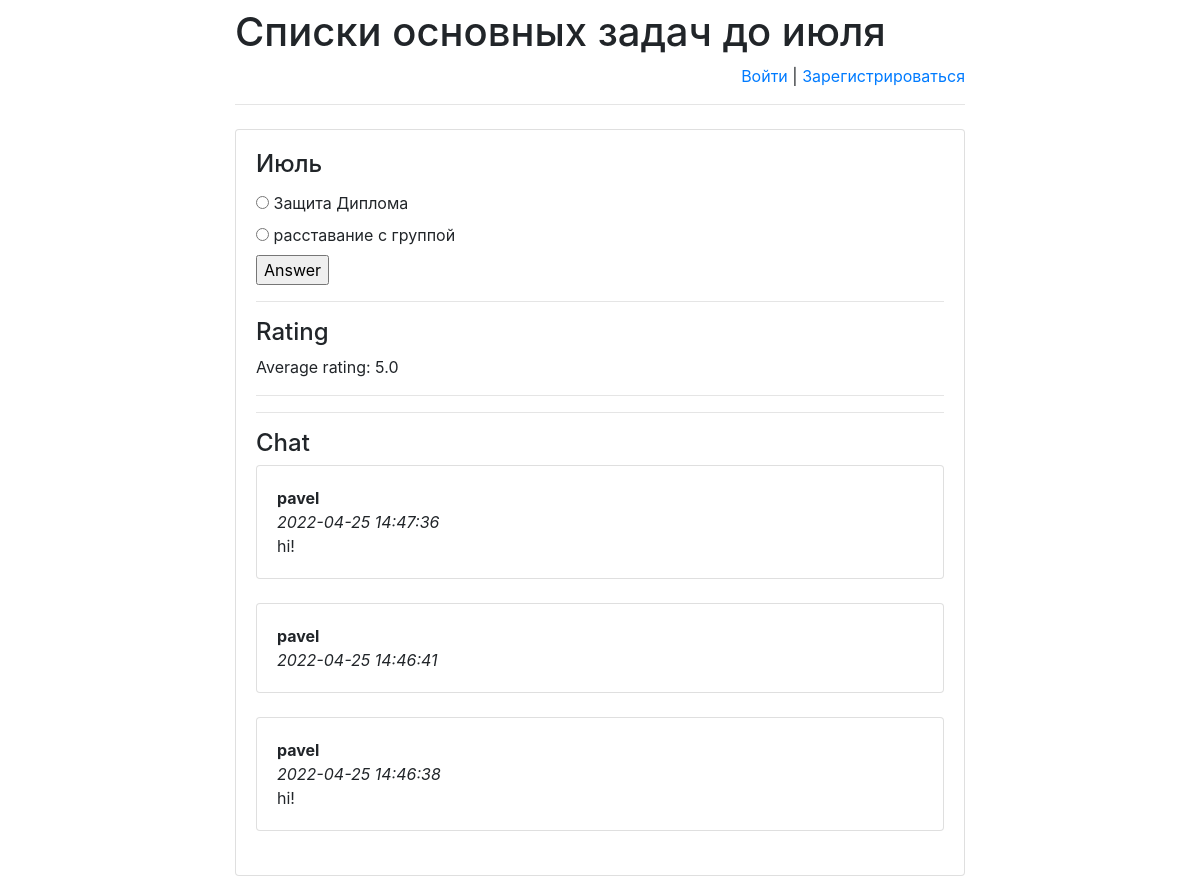
/schedule/6/, run on the app's committed database.
### schedule/models.py (models this page shows)
class Schedule(models.Model):
    schedule_text = models.CharField(max_length=255)
    pub_date = models.DateTimeField('date published')

class Option(models.Model):
    schedule = models.ForeignKey(Schedule, on_delete=models.CASCADE)
    text = models.CharField(max_length=255)
    correct = models.BooleanField(default=False)

class Message(models.Model):
    chat = models.ForeignKey(
        Schedule,
        verbose_name='Чат под загадкой',
        on_delete=models.CASCADE)
    author = models.ForeignKey(
        User,
        verbose_name='Пользователь', on_delete=models.CASCADE)
    message = models.TextField('Сообщение')
    pub_date = models.DateTimeField(
        'Дата сообщения',
        default=timezone.now)

### schedule/views.py (the view)
# urls.py: re_path(r'^([0-9]+)/$', views.detail, name='detail'),
def detail(request, schedule_id):
    error_message = None
    if "error_message" in request.GET:
        error_message = request.GET["error_message"]
    return render(
        request,
        "answer.html",
        {
            "schedule": get_object_or_404(
                Schedule, pk=schedule_id),
            "error_message": error_message,
            "latest_messages":
                Message.objects
                    .filter(chat_id=schedule_id)
                    .order_by('-pub_date')[:5],
            "already_rated_by_user":
                Mark.objects
                    .filter(author_id=request.user.id)
                    .filter(schedule_id=schedule_id)
                    .count(),
            "user_rating":
                Mark.objects
                    .filter(author_id=request.user.id)
                    .filter(schedule_id=schedule_id)
                    .aggregate(Avg('mark'))
                ["mark__avg"],
            "avg_mark":
                Mark.objects
                    .filter(schedule_id=schedule_id)
                    .aggregate(Avg('mark'))
                ["mark__avg"]
        }
    )

### schedule/templates/answer.html (shortened to what this page needs)
{% extends 'base.html' %}
{% block main %}
    <h4 class="card-title">{{ schedule.schedule_text }}</h4>
    <form action="answer/" method="post">
        {% for option in schedule.option_set.all %}
            <input type="radio" name="option"
                   id="option{{ forloop.counter }}"
                   value="{{ option.id }}"/>
            <label for="option{{ forloop.counter }}">
                {{ option.text }}
            </label><br>
        {% endfor %}
        <input type="submit" value="Answer"/>
    </form>
    <hr>
    <h4>Rating</h4>
    <p>Average rating:
        <span id="avg_mark_span">
            {{ avg_mark }}
        </span>
    </p>
    <hr>
    <hr>
    <h4>Chat</h4>
    <div id="history">
        {% for message in latest_messages %}
            <div class="card">
                <div class="card-body">
                    <strong>
                        {{ message.author.username }}
                    </strong>
                    <br/>
                    <em>
                        {{ message.pub_date|date:'Y-m-d H:i:s' }}
                    </em>
                    <br/>
                    {{ message.message }}
                </div>
            </div>
            <br/>
        {% endfor %}
    </div>
{% endblock %}

### data on the page
Schedule: schedule_text "Июль"
Option: text "Защита Диплома"
Option: text "расставание с группой"
Message: author.username "pavel", pub_date "2022-04-25 14:47:36", message "hi!"
Message: author.username "pavel", pub_date "2022-04-25 14:46:41"
Message: author.username "pavel", pub_date "2022-04-25 14:46:38", message "hi!"

### other printed values
{{ avg_mark }} "5.0"
